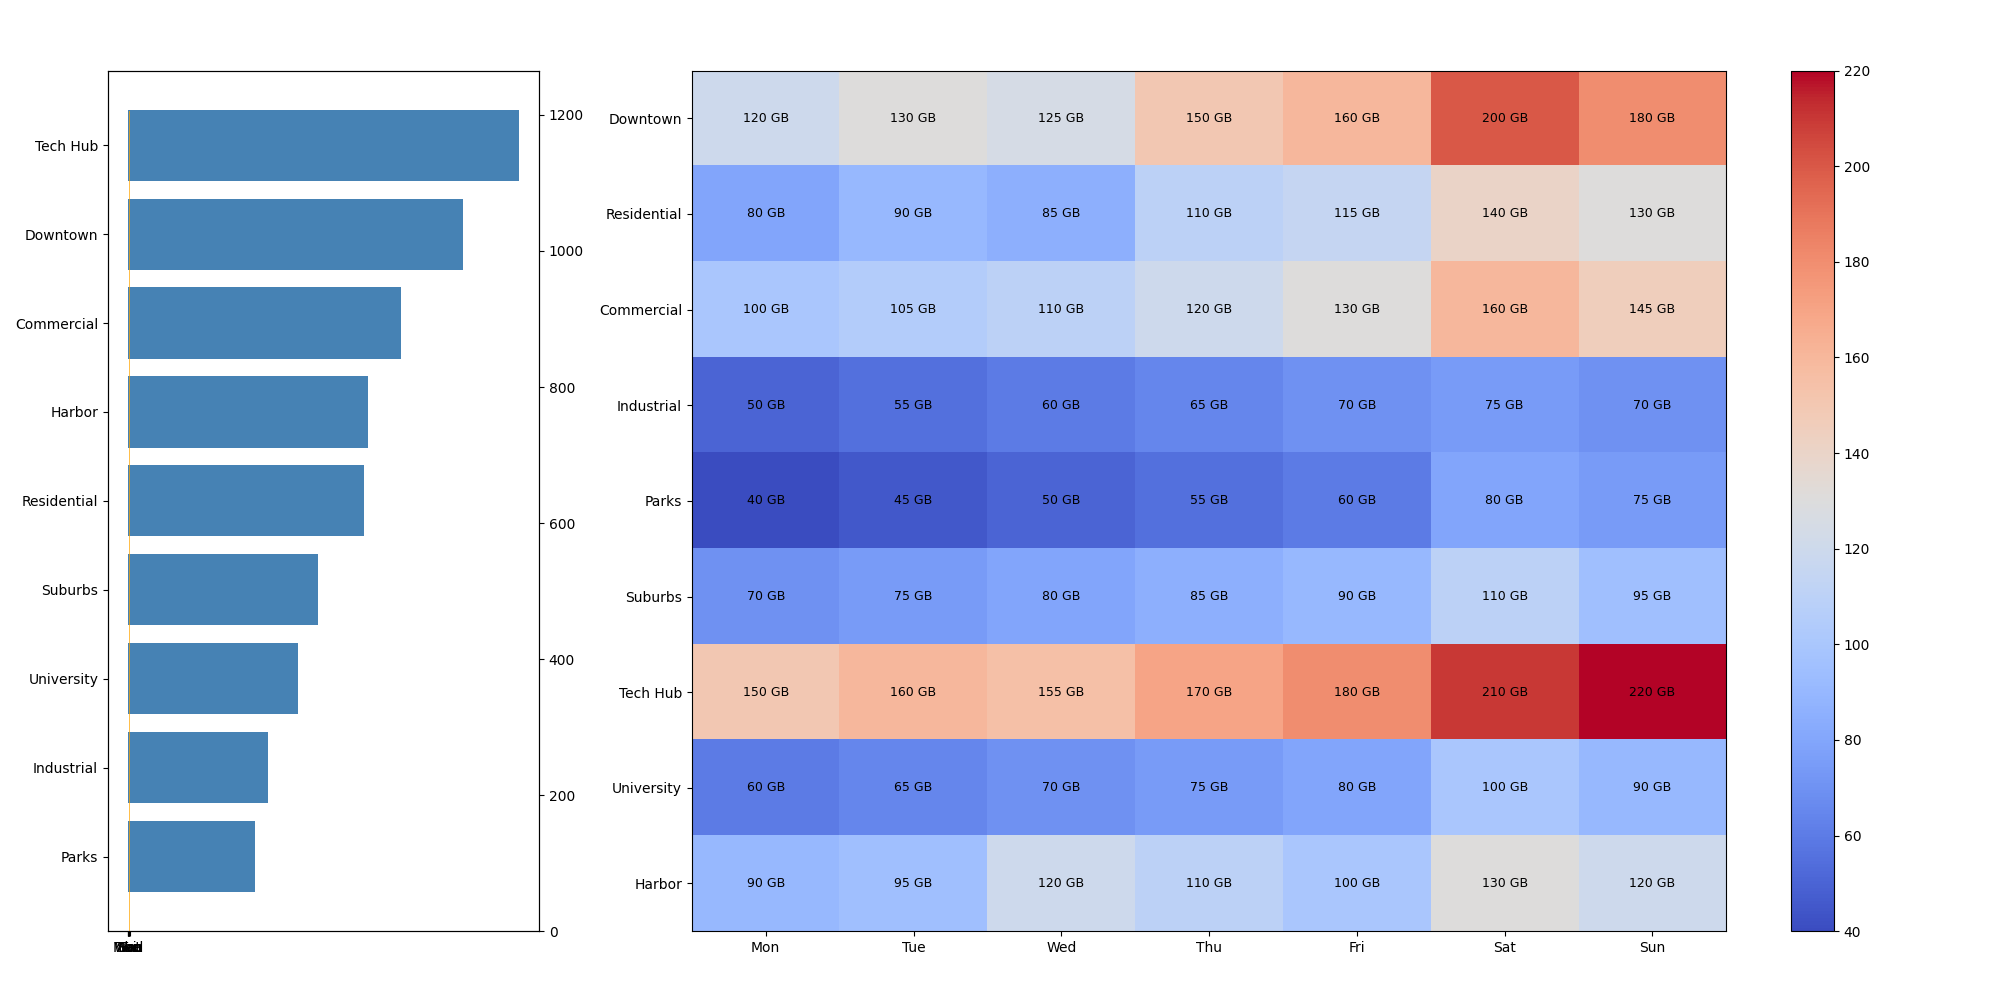

Reproduce this figure in Python.
import matplotlib.pyplot as plt
import numpy as np

city_zones = ["Downtown", "Residential", "Commercial", "Industrial", "Parks", "Suburbs", "Tech Hub", "University", "Harbor"]
days = ["Mon", "Tue", "Wed", "Thu", "Fri", "Sat", "Sun"]

activity_data = np.array([
    [120, 130, 125, 150, 160, 200, 180], 
    [80, 90, 85, 110, 115, 140, 130],     
    [100, 105, 110, 120, 130, 160, 145],  
    [50, 55, 60, 65, 70, 75, 70],         
    [40, 45, 50, 55, 60, 80, 75],         
    [70, 75, 80, 85, 90, 110, 95],        
    [150, 160, 155, 170, 180, 210, 220],  
    [60, 65, 70, 75, 80, 100, 90],        
    [90, 95, 120, 110, 100, 130, 120]    
])

# Initialize the figure and create subplots
fig, (ax2, ax1) = plt.subplots(1, 2, figsize=(20, 10), gridspec_kw={'width_ratios': [1, 3]})

# Calculate total activities
total_activity_by_zone = activity_data.sum(axis=1)
total_activity_by_day = activity_data.sum(axis=0)

# Sort data in descending order
sorted_indices_zone = np.argsort(total_activity_by_zone)
sorted_total_activity_by_zone = total_activity_by_zone[sorted_indices_zone]

sorted_indices_day = np.argsort(total_activity_by_day)
sorted_total_activity_by_day = total_activity_by_day[sorted_indices_day]

# Subplot for sorted total activity by zone
ax2.barh(np.arange(len(city_zones)), sorted_total_activity_by_zone, color='steelblue')
ax2.set_yticks(np.arange(len(city_zones)))
ax2.set_yticklabels(np.array(city_zones)[sorted_indices_zone])

# Additional subplot for sorted total activity by day
ax2_2 = ax2.twinx()
ax2_2.bar(np.arange(len(days)), sorted_total_activity_by_day, alpha=0.7, color='orange', width=0.3, align='center')
ax2_2.set_xticks(np.arange(len(days)))
ax2_2.set_xticklabels(np.array(days)[sorted_indices_day])

# Plot the heatmap on the second subplot (ax1)
heatmap = ax1.imshow(activity_data, cmap='coolwarm', aspect='auto')

# Add labels and title for the heatmap
ax1.set_xticks(np.arange(len(days)))
ax1.set_yticks(np.arange(len(city_zones)))
ax1.set_xticklabels(days)
ax1.set_yticklabels(city_zones)

# Annotate cells with the data values
for i in range(len(city_zones)):
    for j in range(len(days)):
        ax1.text(j, i, f'{activity_data[i, j]} GB', va='center', ha='center', color='black', fontsize=9)

# Add color bar to the heatmap
fig.colorbar(heatmap, ax=ax1, orientation='vertical')

plt.tight_layout(rect=[0, 0.03, 1, 0.95])
plt.show()
